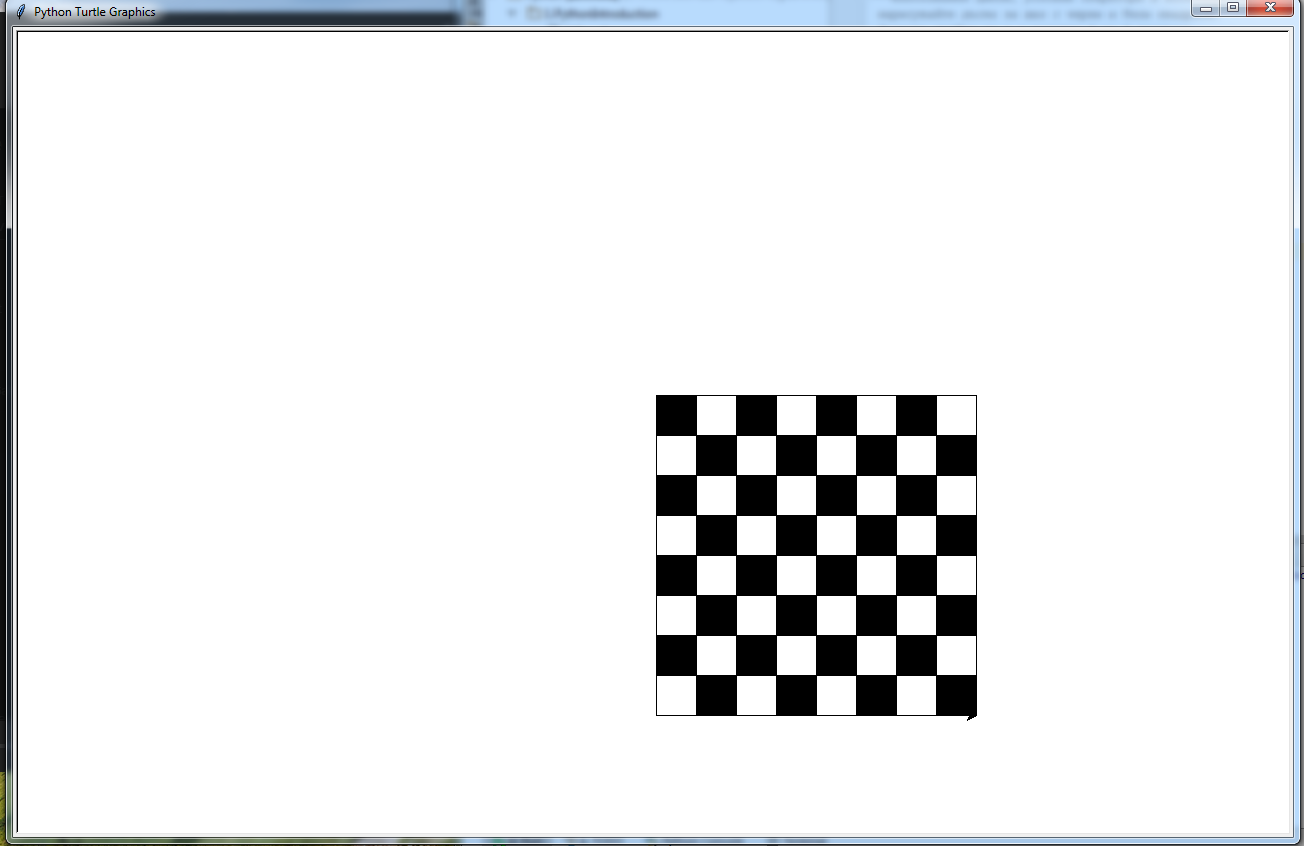

Generate this figure with Python:
"""Използвайки цикли, условни оператори и костенурката
 нарисувайте дъска за шах с черни и бели квадрати.
 Дъската трябва да е с размери 8 на 8 квадрата.
"""
import turtle

side = 40

for i in range(8):
    turtle.goto(0, i*-side)
    turtle.pendown()
    for j in range(8):
        if j % 2 == i % 2:
            turtle.begin_fill()
        for k in range(4):
            turtle.forward(side)
            turtle.left(90)
        turtle.end_fill()
        turtle.forward(side)
    turtle.penup()

turtle.exitonclick()
